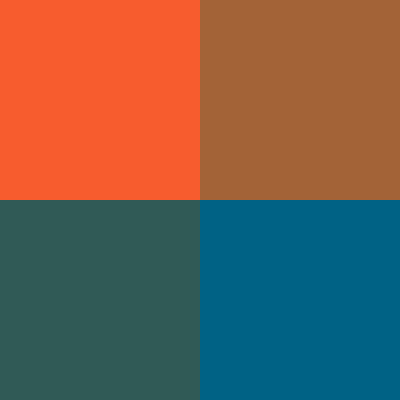
Frame 1 (no input)
Frame 60 (no input): identical to frame 1, image omitted
Frame 120 (the mouse pressed at the canvas centre since frame 60): identical to frame 1, image omitted

The p5.js sketch that drew this single still picture (run headless with seeded random() and noise() and a simulated clock; from frame 60 on, the mouse is pressed at the canvas centre):

// p5.js sketch
// ── sketch.js
function setup() {
  createCanvas(400, 400);
}

function draw() {
  // Calculate midpoints
  let midX = width/2;
  let midY = height/2;
  noStroke();
  
  // Top-left: red
  fill(247, 92, 47);
  rect(0, 0, midX, midY);
  
  // Top-right: blue
  fill(163, 99, 54);
  rect(midX, 0, midX, midY);
  
  // Bottom-left: yellow
  fill(48, 90, 86);
  rect(0, midY, midX, midY);
  
  // Bottom-right: white
  fill(0,98, 132);
  rect(midX, midY, midX, midY);
}
